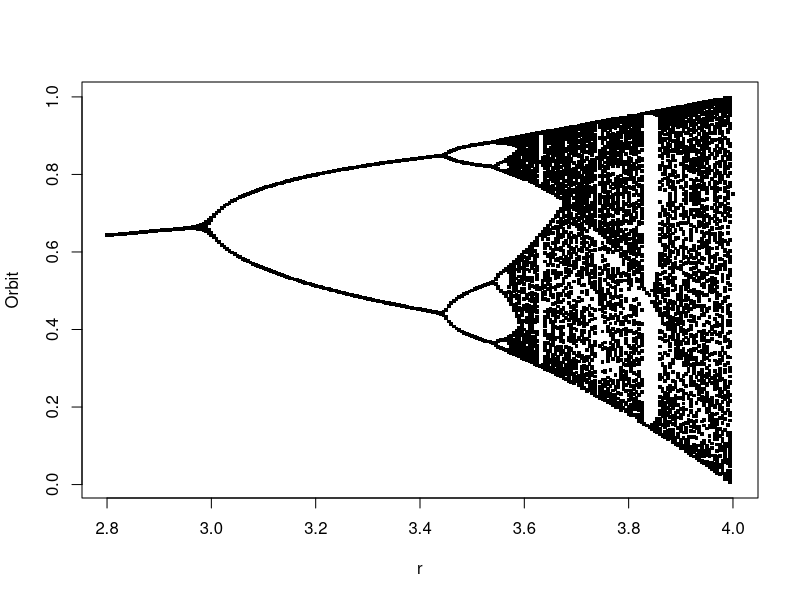

This figure's R source:
## Feigenbaum.R
library(compiler) ## requires R >= 2.13.0
logistic.map <- function(r, x, N, M){
  ## r: bifurcation parameter, x: initial value
  ## N: number of iterations, M: iterations to be returned
  z <- 1:N
  z[1] <- x
  for(i in c(1:(N-1))){
    z[i+1] <- r *z[i]  * (1 - z[i])
  }
  z[c((N-M):N)]
}
logistic.map <- cmpfun(logistic.map)
r <- seq(2.8, 4, by=0.005)
N <- 200; M <- 100; start.x <- 0.25
Orbit <- as.vector(sapply(r, logistic.map, x=start.x, N=N, M=M))
r <- rep(r, each=(M+1))
plot(Orbit ~ r, pch=15, cex=0.5)